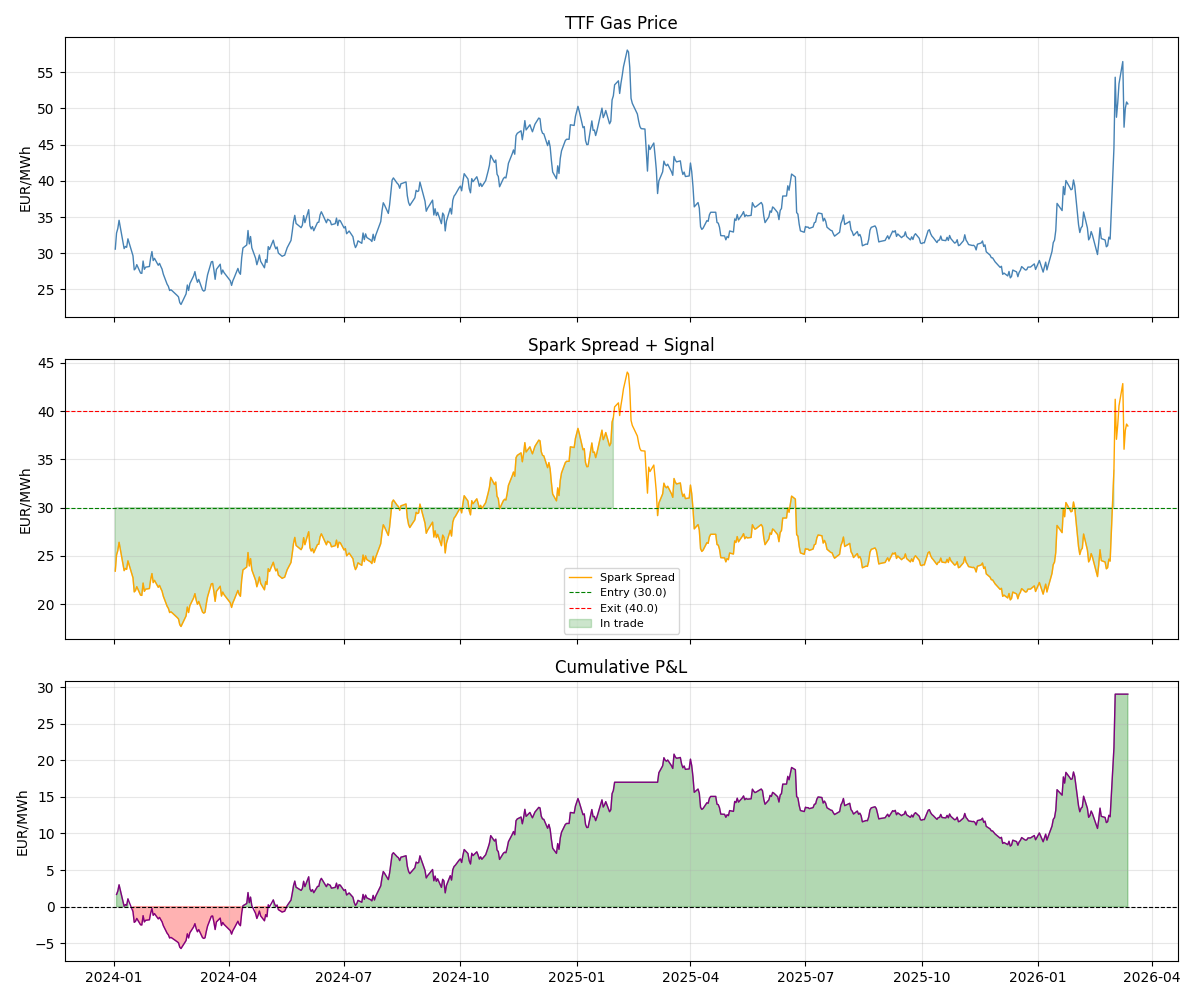

The script that saved this image:
import pandas as pd
import numpy as np
import matplotlib.pyplot as plt
import yfinance as yf

# --- FETCH DATA ---
ttf = yf.download('TTF=F', start='2024-01-01')['Close']
ttf.name = 'TTF'

# --- PARAMETERS ---
heat_rate = 7.5
carbon_price = 25.0
emission_factor = 0.2
long_entry = 30.0
long_exit = 40.0

# --- CALCULATE SPREAD ---
breakeven = (ttf * heat_rate) + (carbon_price * emission_factor)
power_price = breakeven * 1.10
spark_spread = power_price - (ttf * heat_rate) - (carbon_price * emission_factor)

# --- DATAFRAME ---
df = pd.DataFrame({
    'TTF': ttf.squeeze(),
    'Breakeven_Power': breakeven.squeeze(),
    'Power_Price': power_price.squeeze(),
    'Spark_Spread': spark_spread.squeeze()
})

print(df.tail(10))
print(f"\nAverage Spark Spread: {df['Spark_Spread'].mean():.2f} EUR/MWh")
print(f"Max Spark Spread: {df['Spark_Spread'].max():.2f} EUR/MWh")
print(f"Min Spark Spread: {df['Spark_Spread'].min():.2f} EUR/MWh")

# --- TRADING SIGNAL ---
df['Signal'] = 0
position = 0

for i in range(len(df)):
    if position == 0 and df['Spark_Spread'].iloc[i] < long_entry:
        position = 1
    elif position == 1 and df['Spark_Spread'].iloc[i] > long_exit:
        position = 0
    df.loc[df.index[i], 'Signal'] = position

# --- P&L ---
df['Daily_PnL'] = df['Signal'].shift(1) * df['Spark_Spread'].diff()
df['Cumulative_PnL'] = df['Daily_PnL'].cumsum()

print("\nTrade summary:")
print(f"Total days in market: {df['Signal'].sum()}")
print(f"Total cumulative PnL: {df['Cumulative_PnL'].iloc[-1]:.2f} EUR/MWh")
print(f"Number of signals triggered: {df['Signal'].diff().eq(1).sum()}")

# --- PLOT ---
fig, (ax1, ax2, ax3) = plt.subplots(3, 1, figsize=(12, 10), sharex=True)

ax1.plot(df.index, df['TTF'], color='steelblue', linewidth=1)
ax1.set_ylabel('EUR/MWh')
ax1.set_title('TTF Gas Price')
ax1.grid(True, alpha=0.3)

ax2.plot(df.index, df['Spark_Spread'], color='orange', linewidth=1, label='Spark Spread')
ax2.axhline(y=long_entry, color='green', linestyle='--', linewidth=0.8, label=f'Entry ({long_entry})')
ax2.axhline(y=long_exit, color='red', linestyle='--', linewidth=0.8, label=f'Exit ({long_exit})')
ax2.fill_between(df.index, df['Spark_Spread'], long_entry,
                  where=(df['Signal'] == 1), alpha=0.2, color='green', label='In trade')
ax2.set_ylabel('EUR/MWh')
ax2.set_title('Spark Spread + Signal')
ax2.legend(fontsize=8)
ax2.grid(True, alpha=0.3)

ax3.plot(df.index, df['Cumulative_PnL'], color='purple', linewidth=1)
ax3.axhline(y=0, color='black', linestyle='--', linewidth=0.8)
ax3.fill_between(df.index, df['Cumulative_PnL'], 0,
                  where=(df['Cumulative_PnL'] > 0), alpha=0.3, color='green')
ax3.fill_between(df.index, df['Cumulative_PnL'], 0,
                  where=(df['Cumulative_PnL'] < 0), alpha=0.3, color='red')
ax3.set_ylabel('EUR/MWh')
ax3.set_title('Cumulative P&L')
ax3.grid(True, alpha=0.3)

plt.tight_layout()
plt.savefig('spark_spread.png')
print("Chart saved")
